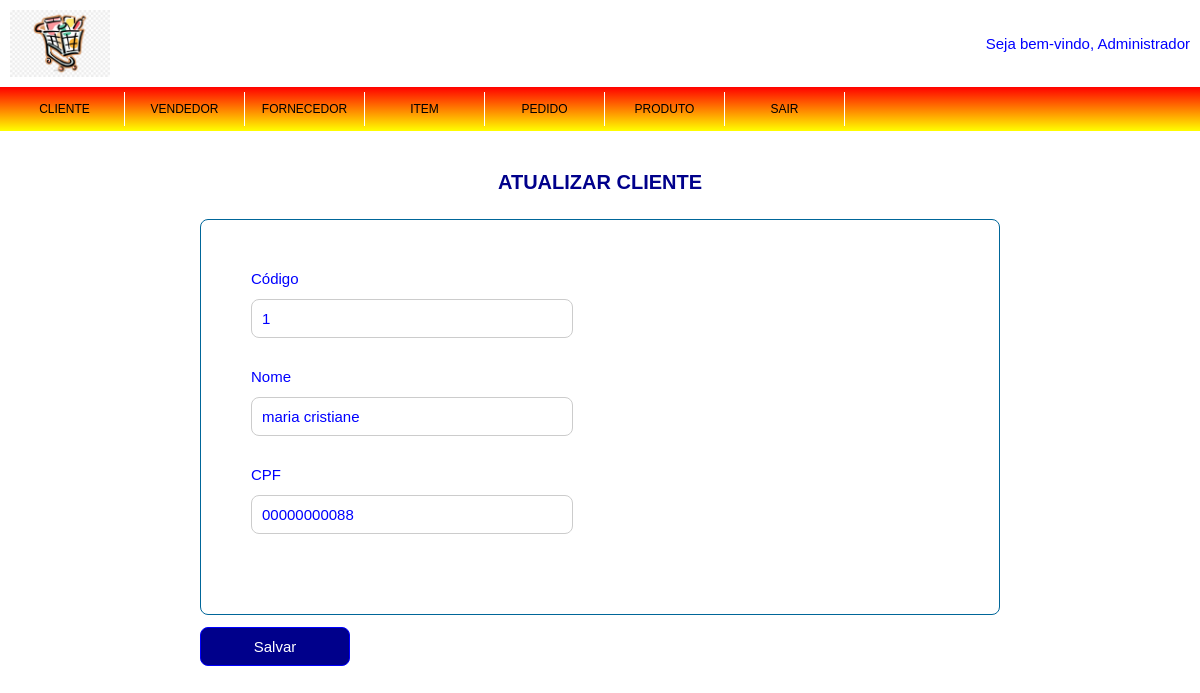
The app's page /admin/cliente/editar.php?codigo_cliente=1 (signed in) with its own data.
### tables this page shows
CREATE TABLE `cliente` (
  `codigo_cliente` int(11) NOT NULL,
  `nome` varchar(50) NOT NULL,
  `cpf` bigint(11) UNSIGNED ZEROFILL NOT NULL
);

### admin/cliente/editar.php (the view)
<?php require('../topo_admin.php');
	require('../../conexao.php');
	$codigo_cliente = $_GET['codigo_cliente'];
	$select_cliente = mysqli_query($conexao, "SELECT * FROM cliente WHERE codigo_cliente = $codigo_cliente");
		if (mysqli_num_rows($select_cliente) > 0) {
			$dados_cliente = mysqli_fetch_assoc($select_cliente);
		} else {
			echo "<script> alert ('NÃO EXISTEM CLIENTES CADASTRADOS!');</script>";
			echo "<script> window.location.href='$url_admin/cliente';</script>";
		}
?>
		<form id="form_cliente" name="form_cliente" method="post" action="salvar.php" class="form_cliente">
			<div><h1>ATUALIZAR CLIENTE</h1></div>
				<div class="agrupamento_cliente">
						<div>
							<div><label>Código</label></div>
							<div><input type="text" id="codigo_cliente" name="codigo_cliente" value="<?php echo $dados_cliente['codigo_cliente'];?>" readonly></div>
						</div>
						<div>
							<div><label>Nome</label></div>
							<div><input type="text" id="nome" name="nome" value="<?php echo $dados_cliente['nome'];?>" required autofocus></div>
						</div>
						<div>
							<div><label>CPF</label></div>
							<div><input type="text" id="cpf" name="cpf" value="<?php echo $dados_cliente['cpf'];?>" required autofocus></div>
						</div>
				</div>
				<div><input type="submit" id="btn_entrar" name="btn_entrar" value="Salvar"></div>
		</form>
</body>
</html>

### css/estilo.css (style rules this page uses)
* { margin: 0; padding: 0; font-family: Arial, Helvetica, sans-serif; color: blue; }
html { font-size: 62.5%; }
h1 { font-size: 4rem; margin-bottom: 2.5rem; color: #00008B; text-align: center; }
label, input[type="text"], input[type="password"],input[type="submit"] { font-size: 1.5rem; }
input[type="text"], input[type="password"] { width: 300px; padding: 1.0rem; margin-top: 1.2rem; margin-bottom: 3rem; border: 1px solid #CCC; border-radius: 8px; }
input[type="submit"] { color: #FFF; width: 325px; padding: 1.0rem; margin-top: 1.2rem; margin-bottom: 1.2rem; border: 1px solid #CCC; border-radius: 8px; background: #00008B; border: 0; border: 1px solid blue; border-radius: 8px; clienter: pointer; }
.form_cliente { width: 800px; margin: 4rem auto; }
.form_cliente > div > h1 { font-size: 2rem; }
.form_cliente > div > input[type="submit"] { width: 150px; }
.agrupamento_cliente { display:flex; flex-direction: column; align-items: left; border: 1px solid #069; padding: 5rem; border-radius: 8px; }

### records on screen
cliente: codigo_cliente "1", nome "maria cristiane", cpf "00000000088"

### other values on screen
$_SESSION['nome_completo_login'] "Administrador"
